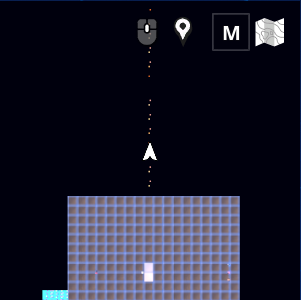
#> input picture mapa.png, 301 x 300 px
$ python menu.py
#> lines starting #> are read from the running program, lines starting #| are printed output that depends on the picture
import cv2
import numpy as np
import pyautogui
import time

# Carregar a imagem que queremos encontrar
imagem_modelo = cv2.imread('mapa.png', 0)
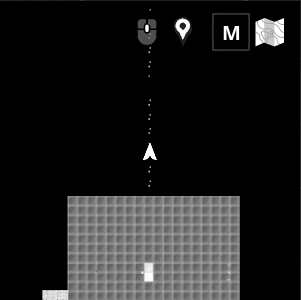
#> imagem_modelo: shape (300, 301); min 0, max 255, mean 29.3

# Definir um limiar para considerar a correspondência
limiar = 0.8

while True:
    # Capturar a tela
    screenshot = pyautogui.screenshot()
#> (the run stopped early here; a loop or call above may not have finished)
